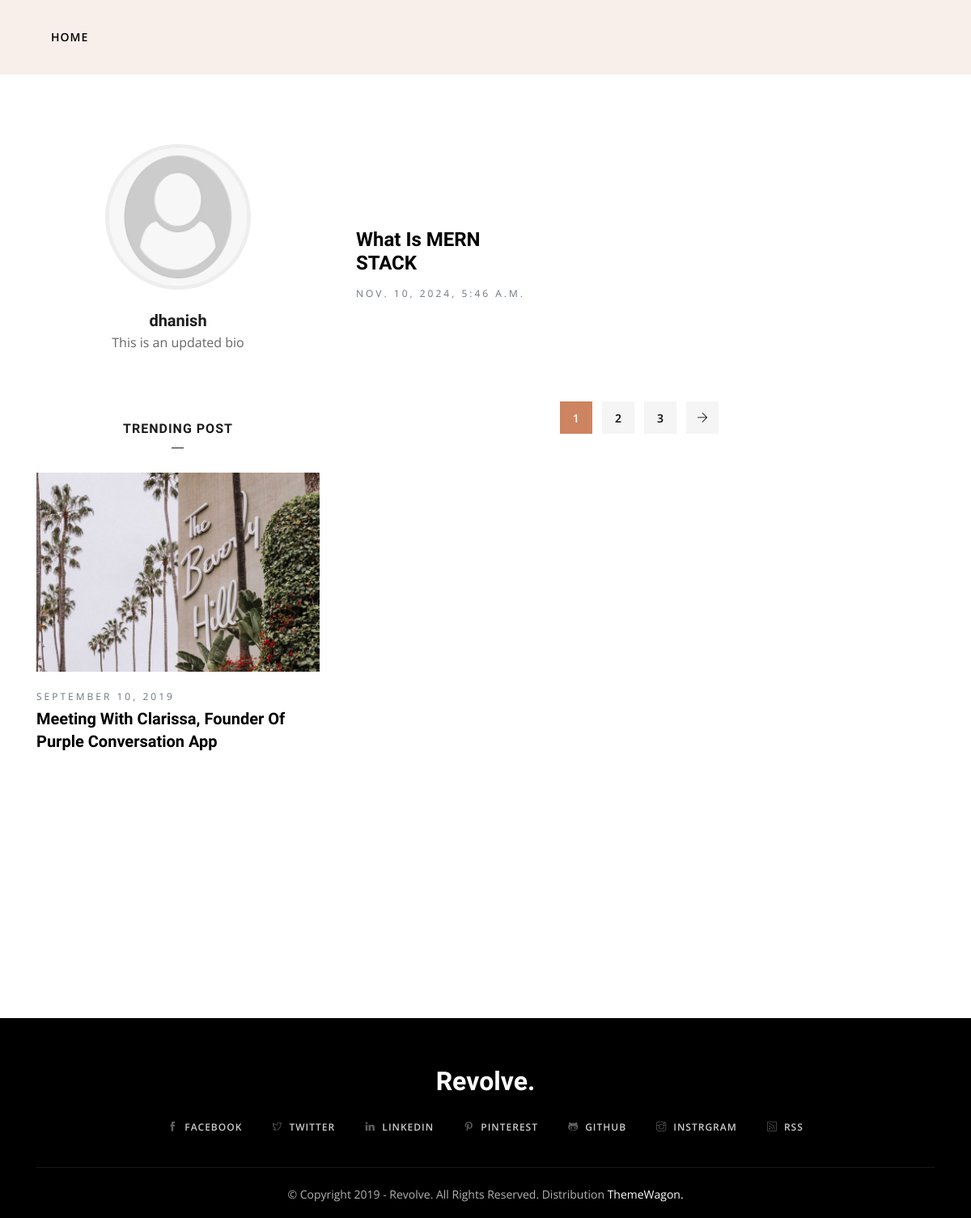
The app's page /singleprofile/35/ with its own data.
### register/models.py (models this page shows, shortened)
class Profile(models.Model):
    DEPARTMENT_CHOICES = [
        ('v1', 'Other'),
        ('v2', 'MCA'),
        ('v3', 'MBA'),
        ('v4', 'B-Tech'),
    ]
    id = models.AutoField(primary_key=True)
    username = models.CharField(max_length=150)
    email = models.EmailField()
    department = models.CharField(max_length=50, choices=DEPARTMENT_CHOICES)
    register_no = models.CharField(max_length=150,default="NONE")
    accepted = models.BooleanField(default=False)
    is_admin = models.BooleanField(default=False)
    bio = models.TextField(blank=True, null=True, default="This is your bio")
    profile_picture = models.ImageField(
        upload_to='profile_pictures/',
        default='profile_pictures/default.png',
        blank=True,
        null=True
    )

### posts/models.py (models this page shows, shortened)
class post(models.Model):
    STATUS_CHOICES = [
        ('Pending', 'Pending'),
        ('Approved', 'Approved'),
        ('Rejected', 'Rejected'),
    ]
    id = models.AutoField(primary_key=True)
    user = models.ForeignKey('register.Profile', on_delete=models.CASCADE)
    title = models.CharField(max_length=50)
    content = models.TextField()
    blog_picture = models.ImageField(upload_to='blog_pictures/')
    created_at = models.DateTimeField(auto_now_add=True)
    like = models.PositiveIntegerField(default=0)
    status = models.CharField(max_length=10, choices=STATUS_CHOICES, default='Pending')
    admin_comment = models.TextField(blank=True, null=True)
    showing = models.BooleanField(default=True)

### posts/views.py (the view)
# urls.py: path('singleprofile/<int:id>/',views.singleprofile,name='singleprofile'),
def singleprofile(request,id):
    prf = Profile.objects.get(id=id)
    context={
        'bio':prf.bio,
        'pic':prf.profile_picture.url,
        'name':prf.username,
        'dpt' :prf.department
    }
    pst = post.objects.filter(user=prf,status='Approved',showing=True)
    print(len(pst))
    return render(request,'single_profile.html',{'context':context,'lists':pst})

### templates/single_profile.html (shortened to what this page needs)
{% load static %}
<!DOCTYPE html>
<html lang="en">
<head>
    <link rel="stylesheet" href={% static "plugins/bootstrap/css/bootstrap.min.css" %}>
    <link rel="stylesheet" href={% static "plugins/themify/css/themify-icons.css" %}>
    <link rel="stylesheet" href={% static "plugins/slick-carousel/slick-theme.css" %}>
    <link rel="stylesheet" href={% static "plugins/slick-carousel/slick.css" %}>
    <link rel="stylesheet" href={% static "plugins/owl-carousel/owl.carousel.min.css" %}>
    <link rel="stylesheet" href={% static "plugins/owl-carousel/owl.theme.default.min.css" %}>
    <link rel="stylesheet" href={% static "plugins/magnific-popup/magnific-popup.css" %}>
    <link rel="stylesheet" href={% static "css/style.css" %}>
</head>
<body>
    <header class="header-top bg-grey justify-content-center">
        <nav class="navbar navbar-expand-lg navigation">
            <div class="container">
                <div class="collapse navbar-collapse" id="navbarContent">
                    <ul id="menu" class="menu navbar-nav ">
                        <li class="nav-item"><a href={% url 'home' %} class="nav-link">Home</a></li>
                    </ul>
                </div>
            </div>
        </nav>
    </header>
    <section class="single-block-wrapper section-padding">
        <div class="container">
            <div class="row">
                <div class="col-lg-4 col-md-4 col-sm-12 col-xs-12">
                    <div class="sidebar sidebar-right">
                        <div class="sidebar-wrap mt-5 mt-lg-0">
                            <div class="sidebar-widget about mb-5 text-center p-3">
                                <div class="about-author">
                                    <img src={{ context.pic }} alt="" class="img-fluid">
                                </div>
                                <h4 class="mb-0 mt-4">{{ context.name }}</h4>
                                <p>{{ context.bio }}</p>
                            </div>
                            <div class="sidebar-widget mb-5 ">
                                <h4 class="text-center widget-title">Trending Post</h4>
                                <div class="sidebar-post-item-big">
                                    <a {% url 'single' 9 %}><img src={% static "images/news/img-1.jpg" %} alt=""
                                            class="img-fluid"></a>
                                    <div class="mt-3 media-body">
                                        <span class="text-muted letter-spacing text-uppercase font-sm">September 10,
                                            2019</span>
                                        <h4><a href={% url 'single' 9 %}>Meeting With Clarissa, Founder Of Purple
                                                Conversation App</a></h4>
                                    </div>
                                </div>
                                <br>
                                <br>
                            </div>
                        </div>
                    </div>
                </div>
                <div class="col-lg-8 col-md-12 col-sm-12 col-xs-12">
                    <div class="single-post">
                        <section class="section-padding">
                            <div class="container">
                                <div class="row">
                                    <div class="col-lg-12 col-md-12 col-sm-12 col-xs-12">
                                        <div class="row">
                                            {% for i in lists %}
                                            <div class="col-lg-4 col-md-6 mb-5">
                                                <article class="post-grid">
                                                    <a class="post-thumb mb-4 d-block" href={% url 'single' i.id %}>
                                                    <h3 class="post-title mt-1"><a href={% url 'single' i.id  %}>{{ i.title|truncatechars:30}} </a></h3>
                                                    <span class="text-muted letter-spacing text-uppercase font-sm">{{ i.created_at }}</span>
                                                </article>
                                            </div>
                                            {% endfor %}
                                        </div>
                                    </div>
                                    <div class="m-auto">
                                        <div class="pagination mt-5 pt-4">
                                            <ul class="list-inline">
                                                <li class="list-inline-item"><a href="#" class="active">1</a></li>
                                                <li class="list-inline-item"><a href="#">2</a></li>
                                                <li class="list-inline-item"><a href="#">3</a></li>
                                                <li class="list-inline-item"><a href="#" class="prev-posts"><i class="ti-arrow-right"></i></a></li>
                                            </ul>
                                        </div>
                                    </div>
                                </div>
                            </div>
                        </section>
                    </div>
                </div>
            </div>
        </div>
    </section>
    <footer class="footer-section bg-grey">
        <div class="container">
            <div class="row">
                <div class="col-lg-12 text-center">
                    <div class="mb-4">
                        <h2 class="footer-logo">Revolve.</h2>
                    </div>
                    <ul class="list-inline footer-socials">
                        <li class="list-inline-item"><a href="#"><i class="ti-facebook mr-2"></i>Facebook</a></li>
                        <li class="list-inline-item"><a href="#"><i class="ti-twitter mr-2"></i>Twitter</a></li>
                        <li class="list-inline-item"><a href="#"><i class="ti-linkedin mr-2"></i>Linkedin</a></li>
                        <li class="list-inline-item"><a href="#"><i class="ti-pinterest mr-2"></i>Pinterest</a></li>
                        <li class="list-inline-item"><a href="#"><i class="ti-github mr-2"></i>Github</a></li>
                        <li class="list-inline-item"><a href="#"><i class="ti-instagram mr-2"></i>Instrgram</a></li>
                        <li class="list-inline-item"><a href="#"><i class="ti-rss mr-2"></i>rss</a></li>
                    </ul>
                </div>
                <div class="col-md-12 text-center">
                    <p class="copyright">© Copyright 2019 - Revolve. All Rights Reserved. Distribution <a
                            class="text-white" href="https://themewagon.com">ThemeWagon.</a></p>
                </div>
            </div>
        </div>
    </footer>
</body>
</html>

### static/css/style.css (style rules this page uses)
body, p { font-family: "Open Sans", sans-serif; line-height: 26px; font-size: 16px; text-rendering: optimizeLegibility; color: #666; font-weight: 400; }
html { overflow-x: hidden; width: 100%; height: 100%; }
h1, .h1, h2, .h2, h3, .h3, h4, .h4, h5, .h5, h6, .h6 { color: #1c1c1c; font-weight: 600; font-family: "Unna", serif; }
h2, .h2 { font-size: 32px; line-height: 36px; font-weight: 700; }
h3, .h3 { font-size: 24px; font-weight: 700; }
h4, .h4 { font-size: 20px; line-height: 28px; }
body { background: #fff; color: #575769; }
html, body { height: 100%; }
a { transition: all 0.3s ease-in-out; color: #000; }
a:link, a:visited { text-decoration: none; }
.section-padding { padding: 70px 0; position: relative; }
.letter-spacing { letter-spacing: 3px; }
.font-sm { font-size: 12px !important; }
.bg-grey { background: #f8efea; }
.navigation .menu { padding: 0px; }
.navigation .menu li { text-align: left; padding: 0px 10px; }
.navigation .menu li a { color: #000; display: inline-block; line-height: 26px; letter-spacing: 1px; }
.navbar-nav .nav-link { transition: all 500ms ease; -moz-transition: all 500ms ease; -webkit-transition: all 500ms ease; -ms-transition: all 500ms ease; -o-transition: all 500ms ease; font-family: "Open Sans", sans-serif; text-transform: uppercase; font-size: 14px; font-weight: 600; padding: 25px 0px; }
.sidebar { position: relative; overflow: hidden; width: 100%; height: 100%; }
.header-top { position: relative !important; }
.sidebar-widget .widget-title { text-transform: uppercase; font-size: 16px; letter-spacing: 1px; position: relative; padding-bottom: 10px; margin-bottom: 30px; }
.sidebar-widget .widget-title:after { position: absolute; bottom: 0; overflow: hidden; width: 15px; height: 1px; border-top: 1px solid; content: ""; left: 50%; margin-left: -8px; }
.sidebar-widget.about .about-author img { border-radius: 100%; width: 180px; height: 180px; border: 5px solid #eee; }
.pagination ul li a { width: 40px; height: 40px; background: #f5f5f5; display: inline-block; text-align: center; font-weight: 600; padding-top: 8px; font-size: 14px; }
.pagination ul li a.active { background: #ce8460; color: #fff; border-color: #ce8460; }
.post-title { text-transform: capitalize; }
.post-grid span { font-size: 15px; }
.footer-section { background: #f8f8f8; background: #000; padding: 60px 0px 0px; margin-top: 150px; position: relative; }
.footer-section .copyright { padding-top: 20px; margin-top: 20px; border-top: 1px solid rgba(255, 255, 255, 0.09); color: rgba(255, 255, 255, 0.7); }
.copyright { font-size: 14px; padding-top: 20px; }
.footer-socials li, .footer-socials-2 li { margin: 0px 25px; }
.footer-socials li a, .footer-socials-2 li a { text-transform: uppercase; font-size: 12px; letter-spacing: 1px; font-weight: 600; }
.footer-socials li a { color: #fff; opacity: 0.8; }
.footer-socials li a i, .footer-socials-2 li a i { color: #777; }
.footer-logo { color: #fff; }

### records on screen
Profile: name "dhanish", bio "This is an updated bio"
post: title "What Is MERN STACK", created_at "NOV. 10, 2024, 5:46 A.M."
